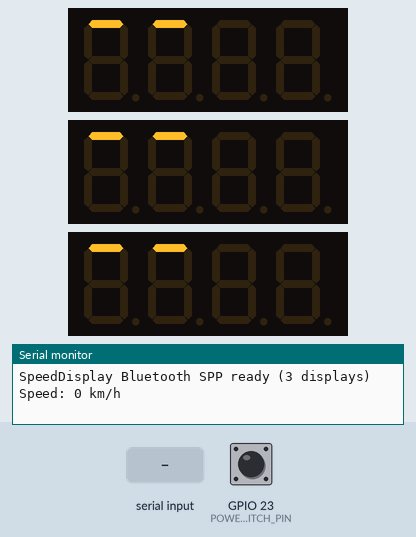
Simulated run of this sketch. Board: ESP32. Shown: 3 × 4-digit seven-segment display, the last lines printed to the serial monitor. Wiring (inferred from the names in the program): 3 × TM1637 display: clock GPIO 27, DIO GPIO 14 / clock GPIO 32, DIO GPIO 33 / clock GPIO 26, DIO GPIO 25. Inputs (shaded band) come from the test bench; at power-on: GPIO 23 (POWER_SWITCH_PIN) HIGH. Nothing arrives over Bluetooth unless stated.

Above: at 1.28 s.
1.3 s: "SPEED 150\n" received over the second serial link
At 2.18 s:
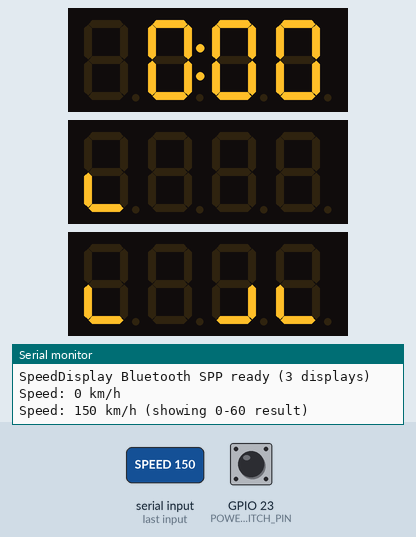
3.1 s: "SPEED 1\n" received over the second serial link
At 4.92 s:
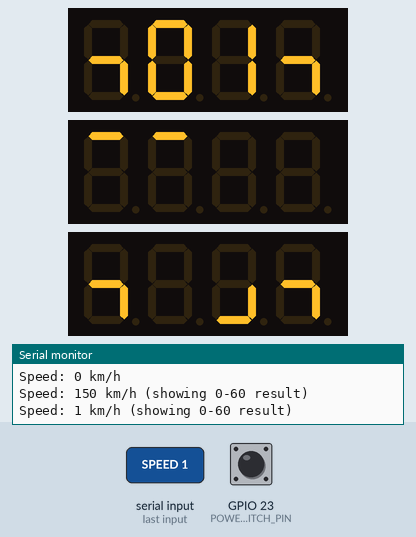
5.0 s: "SPEED 150\n" received over the second serial link
At 5.48 s:
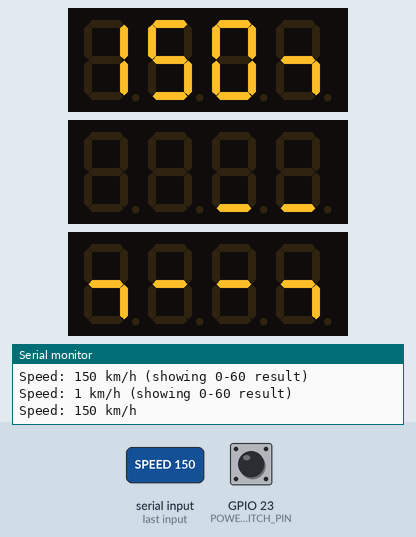
6.8 s: "SPEED 1\n" received over the second serial link
At 7.01 s:
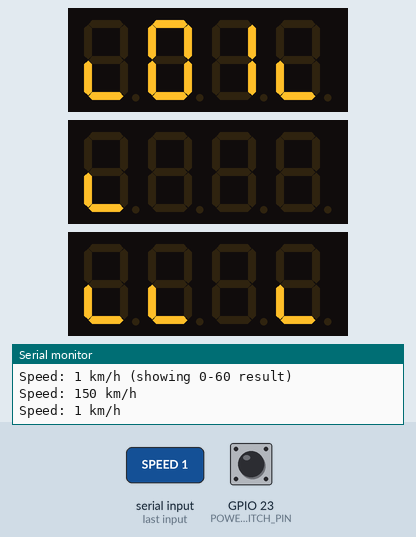
8.7 s: "SPEED 1\n" received over the second serial link
At 10.01 s:
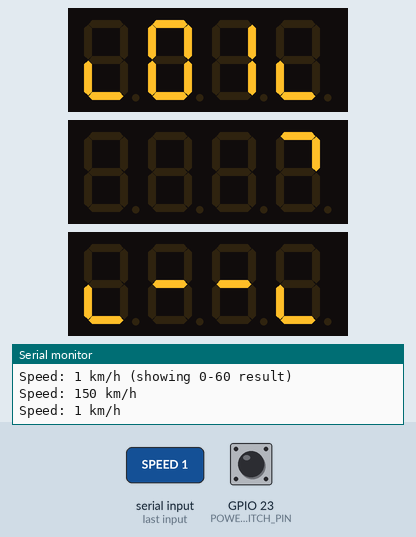
10.5 s: "SPEED 150\n" received over the second serial link
At 10.58 s:
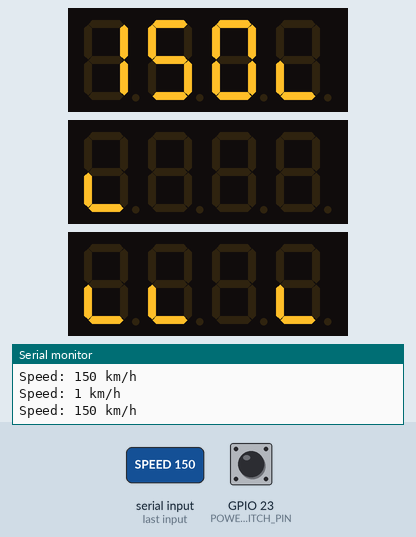

The sketch:

esp32_speedometer_display.ino
```cpp
#include <Arduino.h>
#include <BluetoothSerial.h>

#if !defined(CONFIG_BT_ENABLED) || !defined(CONFIG_BLUEDROID_ENABLED)
#error "Bluetooth Classic is not enabled for this ESP32 board."
#endif

// Each 5643BW module uses one CLK/DIO pair. Temporary physical assignment:
// white speed display = 27/14, cell-voltage display = 26/25,
// temperature display = 32/33.
constexpr uint8_t SPEED_CLK_PIN = 27;
constexpr uint8_t SPEED_DIO_PIN = 14;
constexpr uint8_t CELL_CLK_PIN = 26;
constexpr uint8_t CELL_DIO_PIN = 25;
constexpr uint8_t TEMP_CLK_PIN = 32;
constexpr uint8_t TEMP_DIO_PIN = 33;
// Connect the toggle switch between GPIO23 and GND. GPIO23 supports the
// internal pull-up; GPIO34/35 do not.
constexpr uint8_t POWER_SWITCH_PIN = 23;

constexpr uint8_t DISPLAY_BRIGHTNESS = 7;
constexpr char BLUETOOTH_DEVICE_NAME[] = "SpeedDisplay";
constexpr uint32_t SPEED_SIGNAL_TIMEOUT_MS = 2000;
constexpr uint32_t TELEMETRY_SIGNAL_TIMEOUT_MS = 2000;
constexpr uint32_t LINK_ANIMATION_STEP_MS = 100;
constexpr uint32_t STATUS_ANIMATION_STEP_MS = 150;
constexpr uint32_t TEMP_PAGE_DURATION_MS = 2000;
constexpr uint32_t TEMP_ALERT_BLINK_HALF_PERIOD_MS = 500;
constexpr uint16_t CELL_ALERT_MILLIVOLTS = 3500;
constexpr int16_t BATTERY_ALERT_TEMP_C = 45;
constexpr int16_t CONTROLLER_ALERT_TEMP_C = 55;
constexpr int16_t MOTOR_ALERT_TEMP_C = 60;
constexpr uint8_t FINISH_SPEED_KMH = 60;
constexpr uint32_t MAX_ACCELERATION_MEASUREMENT_MS = 20000;
constexpr uint32_t RESULT_BLINK_HALF_PERIOD_MS = 300;
constexpr uint8_t RESULT_BLINK_COUNT = 5;
constexpr uint32_t POWER_SWITCH_DEBOUNCE_MS = 80;

// On this clock-style 5643BW module, bit 7 of address #1 controls the colon.
constexpr uint8_t COLON_DIGIT_INDEX = 1;
constexpr uint8_t SEGMENT_COLON = 0x80;
constexpr uint8_t SEGMENT_C = 0x39;
constexpr uint8_t SEGMENT_B_APPROXIMATION = 0x7C; // Seven-segment lowercase b.

BluetoothSerial SerialBT;

class TM1637Display {
public:
  TM1637Display(uint8_t clkPin, uint8_t dioPin) : clkPin_(clkPin), dioPin_(dioPin) {}

  void begin(uint8_t brightness) {
    pinMode(clkPin_, OUTPUT);
    pinMode(dioPin_, OUTPUT);
    digitalWrite(clkPin_, HIGH);
    digitalWrite(dioPin_, HIGH);
    setBrightness(brightness);
  }

  void setBrightness(uint8_t brightness) {
    brightness_ = constrain(brightness, 0, 7);
    command(0x88 | brightness_);
  }

  uint8_t digit(uint8_t value) const { return digitSegments(value); }

  void showSegments(const uint8_t segments[4]) { writeData(segments, 4); }

private:
  uint8_t clkPin_;
  uint8_t dioPin_;
  uint8_t brightness_ = 7;

  static uint8_t digitSegments(uint8_t digit) {
    static constexpr uint8_t DIGITS[] = {
        0x3F, 0x06, 0x5B, 0x4F, 0x66,
        0x6D, 0x7D, 0x07, 0x7F, 0x6F,
    };
    return digit < 10 ? DIGITS[digit] : 0x00;
  }

  void delaySignal() const { delayMicroseconds(5); }

  void start() {
    digitalWrite(dioPin_, HIGH);
    digitalWrite(clkPin_, HIGH);
    delaySignal();
    digitalWrite(dioPin_, LOW);
    delaySignal();
    digitalWrite(clkPin_, LOW);
  }

  void stop() {
    digitalWrite(clkPin_, LOW);
    digitalWrite(dioPin_, LOW);
    delaySignal();
    digitalWrite(clkPin_, HIGH);
    delaySignal();
    digitalWrite(dioPin_, HIGH);
    delaySignal();
  }

  void writeByte(uint8_t value) {
    for (uint8_t bit = 0; bit < 8; ++bit) {
      digitalWrite(clkPin_, LOW);
      digitalWrite(dioPin_, (value >> bit) & 0x01);
      delaySignal();
      digitalWrite(clkPin_, HIGH);
      delaySignal();
    }

    digitalWrite(clkPin_, LOW);
    pinMode(dioPin_, INPUT_PULLUP);
    delaySignal();
    digitalWrite(clkPin_, HIGH);
    delaySignal();
    digitalWrite(clkPin_, LOW);
    pinMode(dioPin_, OUTPUT);
  }

  void command(uint8_t value) {
    start();
    writeByte(value);
    stop();
  }

  void writeData(const uint8_t *segments, uint8_t count) {
    command(0x40);
    start();
    writeByte(0xC0);
    for (uint8_t index = 0; index < count; ++index) {
      writeByte(segments[index]);
    }
    stop();
    command(0x88 | brightness_);
  }
};

TM1637Display speedDisplay(SPEED_CLK_PIN, SPEED_DIO_PIN);
TM1637Display cellDisplay(CELL_CLK_PIN, CELL_DIO_PIN);
TM1637Display tempDisplay(TEMP_CLK_PIN, TEMP_DIO_PIN);

uint16_t receivedSpeedKmh = 0;
uint32_t lastSpeedReceivedMs = 0;
bool receivedSpeed = false;
bool previousBtClientConnected = false;
String btInputBuffer;

bool frontControllerReady = false;
bool rearControllerReady = false;
bool bmsReady = false;
uint16_t minimumCellMillivolts = 0;
int16_t maximumBatteryTempC = 0;
int16_t maximumControllerTempC = 0;
int16_t maximumMotorTempC = 0;
uint32_t lastTelemetryReceivedMs = 0;
bool receivedTelemetry = false;
bool allSourcesPreviouslyReady = false;
uint32_t allSourcesReadySinceMs = 0;

bool powerSwitchStableClosed = false;
bool powerSwitchCandidateClosed = false;
uint32_t powerSwitchCandidateSinceMs = 0;

uint32_t accelerationStartMs = 0;
uint32_t completedAccelerationMs = 0;
uint32_t resultStartMs = 0;
bool accelerationRunning = false;
bool resultActive = false;
bool resultShownThisRun = false;
bool measurementExpiredThisRun = false;

bool tryParseSpeed(const String &text, uint16_t &outSpeed) {
  if (text.length() == 0) {
    return false;
  }
  for (size_t index = 0; index < text.length(); ++index) {
    if (!isDigit(text.charAt(index))) {
      return false;
    }
  }
  const unsigned long parsed = text.toInt();
  outSpeed = parsed > 999 ? 999 : static_cast<uint16_t>(parsed);
  return true;
}

bool tryParseLinkState(const String &text, bool &frontReady, bool &rearReady) {
  int front = 0;
  int rear = 0;
  if (sscanf(text.c_str(), "%d %d", &front, &rear) != 2 ||
      front < 0 || front > 1 || rear < 0 || rear > 1) {
    return false;
  }
  frontReady = front == 1;
  rearReady = rear == 1;
  return true;
}

bool tryParseTelemetry(const String &text) {
  int front = 0;
  int rear = 0;
  int bms = 0;
  int cellMv = 0;
  int batteryTemp = 0;
  int controllerTemp = 0;
  int motorTemp = 0;
  if (sscanf(text.c_str(), "%d %d %d %d %d %d %d", &front, &rear, &bms,
             &cellMv, &batteryTemp, &controllerTemp, &motorTemp) != 7 ||
      front < 0 || front > 1 || rear < 0 || rear > 1 || bms < 0 || bms > 1 ||
      cellMv < 0 || cellMv > 6000 || batteryTemp < -99 || batteryTemp > 199 ||
      controllerTemp < -99 || controllerTemp > 199 || motorTemp < -99 || motorTemp > 199) {
    return false;
  }

  frontControllerReady = front == 1;
  rearControllerReady = rear == 1;
  bmsReady = bms == 1;
  minimumCellMillivolts = static_cast<uint16_t>(cellMv);
  maximumBatteryTempC = static_cast<int16_t>(batteryTemp);
  maximumControllerTempC = static_cast<int16_t>(controllerTemp);
  maximumMotorTempC = static_cast<int16_t>(motorTemp);
  lastTelemetryReceivedMs = millis();
  receivedTelemetry = true;
  return true;
}

void processBluetoothCommand(const String &line) {
  String command = line;
  command.trim();
  if (command.length() == 0) {
    return;
  }

  const int separator = command.indexOf(' ');
  String verb = separator < 0 ? command : command.substring(0, separator);
  verb.toUpperCase();
  String payload = separator < 0 ? "" : command.substring(separator + 1);
  payload.trim();

  if (verb == "SPEED") {
    uint16_t parsedSpeed = 0;
    if (tryParseSpeed(payload, parsedSpeed)) {
      receivedSpeedKmh = parsedSpeed;
      lastSpeedReceivedMs = millis();
      receivedSpeed = true;
    } else {
      SerialBT.println("ERR BAD_SPEED");
    }
  } else if (verb == "TELEM") {
    if (!tryParseTelemetry(payload)) {
      SerialBT.println("ERR BAD_TELEM");
    }
  } else if (verb == "LINK") {
    // Backward compatibility with an older Raspberry sender.
    if (!tryParseLinkState(payload, frontControllerReady, rearControllerReady)) {
      SerialBT.println("ERR BAD_LINK");
    }
  } else if (verb == "PING") {
    SerialBT.println("PONG");
  } else {
    SerialBT.println("ERR UNKNOWN");
  }
}

void pollBluetooth() {
  const bool clientConnected = SerialBT.hasClient();
  if (clientConnected && !previousBtClientConnected) {
    SerialBT.println("HELLO SPEED_DISPLAY");
  }
  previousBtClientConnected = clientConnected;

  while (SerialBT.available()) {
    const char ch = static_cast<char>(SerialBT.read());
    if (ch == '\r') {
      continue;
    }
    if (ch == '\n') {
      processBluetoothCommand(btInputBuffer);
      btInputBuffer = "";
    } else if (btInputBuffer.length() < 100) {
      btInputBuffer += ch;
    }
  }
}

void pollPowerSwitch() {
  const bool rawClosed = digitalRead(POWER_SWITCH_PIN) == LOW;
  const uint32_t now = millis();

  if (rawClosed != powerSwitchCandidateClosed) {
    powerSwitchCandidateClosed = rawClosed;
    powerSwitchCandidateSinceMs = now;
    return;
  }

  if (rawClosed == powerSwitchStableClosed ||
      now - powerSwitchCandidateSinceMs < POWER_SWITCH_DEBOUNCE_MS) {
    return;
  }

  const bool wasClosed = powerSwitchStableClosed;
  powerSwitchStableClosed = rawClosed;
  if (!wasClosed && powerSwitchStableClosed) {
    if (SerialBT.hasClient()) {
      SerialBT.println("SHUTDOWN");
      Serial.println("Power switch open->closed: SHUTDOWN sent");
    } else {
      Serial.println("Power switch open->closed: no Bluetooth client, ignored");
    }
  }
}

bool hasLiveSpeedSignal() {
  return SerialBT.hasClient() && receivedSpeed &&
         millis() - lastSpeedReceivedMs <= SPEED_SIGNAL_TIMEOUT_MS;
}

bool hasLiveTelemetrySignal() {
  return SerialBT.hasClient() && receivedTelemetry &&
         millis() - lastTelemetryReceivedMs <= TELEMETRY_SIGNAL_TIMEOUT_MS;
}

uint16_t currentSpeedKmh() {
  return hasLiveSpeedSignal() ? receivedSpeedKmh : 0;
}

void resetAccelerationMeasurement() {
  accelerationStartMs = 0;
  completedAccelerationMs = 0;
  resultStartMs = 0;
  accelerationRunning = false;
  resultActive = false;
  resultShownThisRun = false;
  measurementExpiredThisRun = false;
}

void showLinkAnimation(TM1637Display &target) {
  static constexpr uint8_t DIGIT_INDEX[] = {0, 1, 2, 3, 3, 3, 3, 2, 1, 0, 0, 0};
  static constexpr uint8_t SEGMENT_BIT[] = {
      0x01, 0x01, 0x01, 0x01,
      0x02, 0x04, 0x08,
      0x08, 0x08, 0x08,
      0x10, 0x20,
  };
  constexpr uint8_t PATH_LENGTH = sizeof(DIGIT_INDEX) / sizeof(DIGIT_INDEX[0]);

  uint8_t segments[4] = {0x00, 0x00, 0x00, 0x00};
  const uint8_t first = (millis() / LINK_ANIMATION_STEP_MS) % PATH_LENGTH;
  for (uint8_t offset = 0; offset < 2; ++offset) {
    const uint8_t position = (first + offset) % PATH_LENGTH;
    segments[DIGIT_INDEX[position]] |= SEGMENT_BIT[position];
  }
  target.showSegments(segments);
}

void addLowerSquareAnimation(uint8_t segments[4], uint8_t digitIndex) {
  static constexpr uint8_t LOWER_SQUARE_BITS[] = {0x40, 0x04, 0x08, 0x10};
  const uint8_t phase = (millis() / STATUS_ANIMATION_STEP_MS) % 4;
  segments[digitIndex] |= LOWER_SQUARE_BITS[phase] |
                          LOWER_SQUARE_BITS[(phase + 1) % 4];
}

void addBmsCenterAnimation(uint8_t segments[4]) {
  // One shared lower rectangle spanning the two central digits.
  static constexpr uint8_t DIGIT_INDEX[] = {1, 2, 2, 2, 1, 1};
  static constexpr uint8_t SEGMENT_BIT[] = {0x40, 0x40, 0x04, 0x08, 0x08, 0x10};
  constexpr uint8_t PATH_LENGTH = sizeof(DIGIT_INDEX) / sizeof(DIGIT_INDEX[0]);
  const uint8_t first = (millis() / STATUS_ANIMATION_STEP_MS) % PATH_LENGTH;
  for (uint8_t offset = 0; offset < 2; ++offset) {
    const uint8_t position = (first + offset) % PATH_LENGTH;
    segments[DIGIT_INDEX[position]] |= SEGMENT_BIT[position];
  }
}

void updateAccelerationMeasurement(uint16_t speedKmh) {
  const uint32_t now = millis();

  if (speedKmh == 0) {
    accelerationRunning = false;
    if (!resultActive) {
      completedAccelerationMs = 0;
      resultShownThisRun = false;
      measurementExpiredThisRun = false;
    }
    return;
  }

  if (!accelerationRunning && !resultShownThisRun && !measurementExpiredThisRun) {
    accelerationStartMs = now;
    accelerationRunning = true;
  }

  if (accelerationRunning) {
    const uint32_t elapsedMs = now - accelerationStartMs;
    if (speedKmh >= FINISH_SPEED_KMH && elapsedMs <= MAX_ACCELERATION_MEASUREMENT_MS) {
      completedAccelerationMs = elapsedMs;
      accelerationRunning = false;
      resultStartMs = now;
      resultActive = true;
      resultShownThisRun = true;
    } else if (elapsedMs >= MAX_ACCELERATION_MEASUREMENT_MS) {
      accelerationRunning = false;
      measurementExpiredThisRun = true;
    }
  }
}

bool shouldShowResult() {
  if (!resultActive) {
    return false;
  }
  const uint32_t elapsedMs = millis() - resultStartMs;
  const uint32_t durationMs = RESULT_BLINK_COUNT * 2 * RESULT_BLINK_HALF_PERIOD_MS;
  if (elapsedMs >= durationMs) {
    resultActive = false;
    return false;
  }
  return (elapsedMs / RESULT_BLINK_HALF_PERIOD_MS) % 2 == 0;
}

void showSpeed(uint16_t speedKmh) {
  uint8_t segments[4] = {0x00, 0x00, 0x00, 0x00};
  if (speedKmh >= 100) {
    speedKmh = speedKmh > 999 ? 999 : speedKmh;
    segments[0] = speedDisplay.digit(speedKmh / 100);
    segments[1] = speedDisplay.digit((speedKmh / 10) % 10);
    segments[2] = speedDisplay.digit(speedKmh % 10);
  } else {
    segments[1] = speedDisplay.digit(speedKmh / 10);
    segments[2] = speedDisplay.digit(speedKmh % 10);
  }

  if (!frontControllerReady && speedKmh < 100) {
    addLowerSquareAnimation(segments, 0);
  }
  if (!rearControllerReady) {
    addLowerSquareAnimation(segments, 3);
  }
  speedDisplay.showSegments(segments);
}

void showAccelerationResult() {
  const uint32_t rawCentiseconds = completedAccelerationMs / 10;
  const uint32_t centiseconds = rawCentiseconds > 9999 ? 9999 : rawCentiseconds;
  const uint8_t seconds = centiseconds / 100;
  const uint8_t hundredths = centiseconds % 100;
  uint8_t segments[4] = {
      speedDisplay.digit(seconds / 10),
      speedDisplay.digit(seconds % 10),
      speedDisplay.digit(hundredths / 10),
      speedDisplay.digit(hundredths % 10),
  };
  segments[COLON_DIGIT_INDEX] |= SEGMENT_COLON;
  if (seconds < 10) {
    segments[0] = 0x00;
  }
  speedDisplay.showSegments(segments);
}

void showCellVoltage() {
  // 3450 mV becomes 3:45. This clock module has a colon, not an individually
  // controllable decimal point, so the colon represents the decimal separator.
  if (minimumCellMillivolts < CELL_ALERT_MILLIVOLTS &&
      (millis() / TEMP_ALERT_BLINK_HALF_PERIOD_MS) % 2 == 1) {
    const uint8_t blank[4] = {0x00, 0x00, 0x00, 0x00};
    cellDisplay.showSegments(blank);
    return;
  }

  const uint16_t roundedHundredths = (minimumCellMillivolts + 5) / 10;
  const uint16_t hundredths = roundedHundredths > 999 ? 999 : roundedHundredths;
  uint8_t segments[4] = {
      0x00,
      cellDisplay.digit((hundredths / 100) % 10),
      cellDisplay.digit((hundredths / 10) % 10),
      cellDisplay.digit(hundredths % 10),
  };
  segments[COLON_DIGIT_INDEX] |= SEGMENT_COLON;
  cellDisplay.showSegments(segments);
}

void showTemperatureWaiting() {
  uint8_t segments[4] = {0x00, 0x00, 0x00, 0x00};
  if (!frontControllerReady) {
    addLowerSquareAnimation(segments, 0);
  }
  if (!rearControllerReady) {
    addLowerSquareAnimation(segments, 3);
  }
  if (!bmsReady) {
    addBmsCenterAnimation(segments);
  }
  tempDisplay.showSegments(segments);
}

void showTemperatureValue(uint8_t page, int16_t rawValue) {
  const uint8_t value = static_cast<uint8_t>(constrain(rawValue, 0, 99));
  uint8_t segments[4] = {0x00, 0x00, 0x00, 0x00};
  if (page == 0) {
    segments[0] = SEGMENT_B_APPROXIMATION;
    segments[2] = tempDisplay.digit(value / 10);
    segments[3] = tempDisplay.digit(value % 10);
  } else if (page == 1) {
    segments[0] = SEGMENT_C;
    segments[2] = tempDisplay.digit(value / 10);
    segments[3] = tempDisplay.digit(value % 10);
  } else {
    // Motor/wheel temperature uses the two rightmost digits.
    segments[2] = tempDisplay.digit(value / 10);
    segments[3] = tempDisplay.digit(value % 10);
  }
  tempDisplay.showSegments(segments);
}

void showTemperaturePages() {
  const uint32_t elapsed = millis() - allSourcesReadySinceMs;
  const uint8_t page = (elapsed / TEMP_PAGE_DURATION_MS) % 3;
  int16_t value = maximumMotorTempC;
  int16_t alertThreshold = MOTOR_ALERT_TEMP_C;
  if (page == 0) {
    value = maximumBatteryTempC;
    alertThreshold = BATTERY_ALERT_TEMP_C;
  } else if (page == 1) {
    value = maximumControllerTempC;
    alertThreshold = CONTROLLER_ALERT_TEMP_C;
  }

  const bool alertBlank = value > alertThreshold &&
                          (millis() / TEMP_ALERT_BLINK_HALF_PERIOD_MS) % 2 == 1;
  if (alertBlank) {
    const uint8_t blank[4] = {0x00, 0x00, 0x00, 0x00};
    tempDisplay.showSegments(blank);
  } else {
    showTemperatureValue(page, value);
  }
}

void setup() {
  Serial.begin(115200);
  pinMode(POWER_SWITCH_PIN, INPUT_PULLUP);
  powerSwitchStableClosed = digitalRead(POWER_SWITCH_PIN) == LOW;
  powerSwitchCandidateClosed = powerSwitchStableClosed;
  powerSwitchCandidateSinceMs = millis();
  speedDisplay.begin(DISPLAY_BRIGHTNESS);
  cellDisplay.begin(DISPLAY_BRIGHTNESS);
  tempDisplay.begin(DISPLAY_BRIGHTNESS);
  if (!SerialBT.begin(BLUETOOTH_DEVICE_NAME)) {
    Serial.println("Bluetooth init failed");
    while (true) {
      delay(1000);
    }
  }
  Serial.println("SpeedDisplay Bluetooth SPP ready (3 displays)");
}

void loop() {
  pollBluetooth();
  pollPowerSwitch();
  const bool liveSpeedSignal = hasLiveSpeedSignal();
  const bool liveTelemetrySignal = hasLiveTelemetrySignal();
  const uint16_t speedKmh = currentSpeedKmh();

  if (!liveTelemetrySignal) {
    frontControllerReady = false;
    rearControllerReady = false;
    bmsReady = false;
  }

  if (!liveSpeedSignal) {
    resetAccelerationMeasurement();
    allSourcesPreviouslyReady = false;
    showLinkAnimation(speedDisplay);
    showLinkAnimation(cellDisplay);
    showLinkAnimation(tempDisplay);
  } else {
    updateAccelerationMeasurement(speedKmh);
    if (shouldShowResult()) {
      showAccelerationResult();
    } else if (!resultActive) {
      showSpeed(speedKmh);
    } else {
      const uint8_t blank[4] = {0x00, 0x00, 0x00, 0x00};
      speedDisplay.showSegments(blank);
    }

    if (liveTelemetrySignal && bmsReady) {
      showCellVoltage();
    } else {
      showLinkAnimation(cellDisplay);
    }

    const bool allSourcesReady = liveTelemetrySignal && frontControllerReady &&
                                 rearControllerReady && bmsReady;
    if (allSourcesReady && !allSourcesPreviouslyReady) {
      allSourcesReadySinceMs = millis();
    }
    allSourcesPreviouslyReady = allSourcesReady;
    if (allSourcesReady) {
      showTemperaturePages();
    } else {
      showTemperatureWaiting();
    }
  }

  static uint16_t previousSpeed = 1000;
  if (speedKmh != previousSpeed) {
    Serial.printf("Speed: %u km/h%s\n", static_cast<unsigned>(speedKmh),
                  resultActive ? " (showing 0-60 result)" : "");
    previousSpeed = speedKmh;
  }
  delay(15);
}
```

Measured:
- after the input at 1.3 s, the display: first changes after 0.06 s (image 1 shows a later state)
- after the input at 3.1 s, the display: first differs from a run without the input after 0.21 s (image 2 shows a later state)
- after the input at 5.0 s, the display: first changes at once (image 3 shows a later state)
- after the input at 6.8 s, the display: first changes at once (image 4 shows a later state)
- after the input at 8.7 s, the display: first differs from a run without the input after 0.16 s (image 5 shows a later state)
- after the input at 10.5 s, the display: changes at once (image 6)
